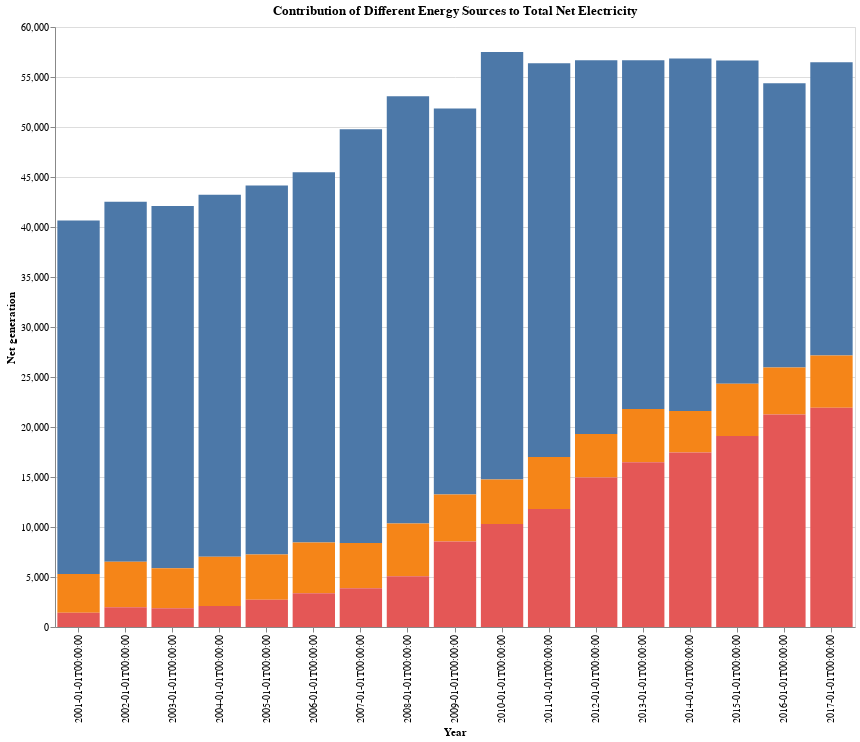

Source (notebook cell):
### Code cell
chart_data_iowa_electricity = alt.Chart(data_iowa_electricity).mark_bar().encode(
    x=alt.X('year:O', title="Year"),  # use temporal type
    y=alt.Y('net_generation:Q', title="Net generation"),
    color=alt.Color('source:N', legend=None),  # fixed syntax
    tooltip=[
        alt.Tooltip('source:N', title='Source'),
        alt.Tooltip('net_generation:Q', title='Net generation')
    ]
).properties(
    title='Contribution of Different Energy Sources to Total Net Electricity',
    width=800,
    height=600
)

chart_data_iowa_electricity

### Figure 1 — Vega-Lite specification as saved in the notebook (floating-point values rounded to 4 significant figures)
{"config": {"view": {"continuousWidth": 300, "continuousHeight": 300}}, "data": {"name": "data-7fb5cba8489b31900f8ac51a35bf2f48"}, "mark": {"type": "bar"}, "encoding": {"color": {"field": "source", "legend": null, "type": "nominal"}, "tooltip": [{"field": "source", "title": "Source", "type": "nominal"}, {"field": "net_generation", "title": "Net generation", "type": "quantitative"}], "x": {"field": "year", "title": "Year", "type": "ordinal"}, "y": {"field": "net_generation", "title": "Net generation", "type": "quantitative"}}, "height": 600, "title": "Contribution of Different Energy Sources to Total Net Electricity", "width": 800, "$schema": "https://vega.github.io/schema/vega-lite/v5.20.1.json", "datasets": {"data-7fb5cba8489b31900f8ac51a35bf2f48": [{"year": "2001-01-01T00:00:00", "source": "Fossil Fuels", "net_generation": 35361}, {"year": "2002-01-01T00:00:00", "source": "Fossil Fuels", "net_generation": 35991}, {"year": "2003-01-01T00:00:00", "source": "Fossil Fuels", "net_generation": 36234}, {"year": "2004-01-01T00:00:00", "source": "Fossil Fuels", "net_generation": 36205}, {"year": "2005-01-01T00:00:00", "source": "Fossil Fuels", "net_generation": 36883}, {"year": "2006-01-01T00:00:00", "source": "Fossil Fuels", "net_generation": 37014}, {"year": "2007-01-01T00:00:00", "source": "Fossil Fuels", "net_generation": 41389}, {"year": "2008-01-01T00:00:00", "source": "Fossil Fuels", "net_generation": 42734}, {"year": "2009-01-01T00:00:00", "source": "Fossil Fuels", "net_generation": 38620}, {"year": "2010-01-01T00:00:00", "source": "Fossil Fuels", "net_generation": 42750}, {"year": "2011-01-01T00:00:00", "source": "Fossil Fuels", "net_generation": 39361}, {"year": "2012-01-01T00:00:00", "source": "Fossil Fuels", "net_generation": 37379}, {"year": "2013-01-01T00:00:00", "source": "Fossil Fuels", "net_generation": 34873}, {"year": "2014-01-01T00:00:00", "source": "Fossil Fuels", "net_generation": 35250}, {"year": "2015-01-01T00:00:00", "source": "Fossil Fuels", "net_generation": 32319}, {"year": "2016-01-01T00:00:00", "source": "Fossil Fuels", "net_generation": 28437}, {"year": "2017-01-01T00:00:00", "source": "Fossil Fuels", "net_generation": 29329}, {"year": "2001-01-01T00:00:00", "source": "Nuclear Energy", "net_generation": 3853}, {"year": "2002-01-01T00:00:00", "source": "Nuclear Energy", "net_generation": 4574}, {"year": "2003-01-01T00:00:00", "source": "Nuclear Energy", "net_generation": 3988}, {"year": "2004-01-01T00:00:00", "source": "Nuclear Energy", "net_generation": 4929}, {"year": "2005-01-01T00:00:00", "source": "Nuclear Energy", "net_generation": 4538}, {"year": "2006-01-01T00:00:00", "source": "Nuclear Energy", "net_generation": 5095}, {"year": "2007-01-01T00:00:00", "source": "Nuclear Energy", "net_generation": 4519}, {"year": "2008-01-01T00:00:00", "source": "Nuclear Energy", "net_generation": 5282}, {"year": "2009-01-01T00:00:00", "source": "Nuclear Energy", "net_generation": 4679}, {"year": "2010-01-01T00:00:00", "source": "Nuclear Energy", "net_generation": 4451}, {"year": "2011-01-01T00:00:00", "source": "Nuclear Energy", "net_generation": 5215}, {"year": "2012-01-01T00:00:00", "source": "Nuclear Energy", "net_generation": 4347}, {"year": "2013-01-01T00:00:00", "source": "Nuclear Energy", "net_generation": 5321}, {"year": "2014-01-01T00:00:00", "source": "Nuclear Energy", "net_generation": 4152}, {"year": "2015-01-01T00:00:00", "source": "Nuclear Energy", "net_generation": 5243}, {"year": "2016-01-01T00:00:00", "source": "Nuclear Energy", "net_generation": 4703}, {"year": "2017-01-01T00:00:00", "source": "Nuclear Energy", "net_generation": 5214}, {"year": "2001-01-01T00:00:00", "source": "Renewables", "net_generation": 1437}, {"year": "2002-01-01T00:00:00", "source": "Renewables", "net_generation": 1963}, {"year": "2003-01-01T00:00:00", "source": "Renewables", "net_generation": 1885}, {"year": "2004-01-01T00:00:00", "source": "Renewables", "net_generation": 2102}, {"year": "2005-01-01T00:00:00", "source": "Renewables", "net_generation": 2724}, {"year": "2006-01-01T00:00:00", "source": "Renewables", "net_generation": 3364}, {"year": "2007-01-01T00:00:00", "source": "Renewables", "net_generation": 3870}, {"year": "2008-01-01T00:00:00", "source": "Renewables", "net_generation": 5070}, {"year": "2009-01-01T00:00:00", "source": "Renewables", "net_generation": 8560}, {"year": "2010-01-01T00:00:00", "source": "Renewables", "net_generation": 10308}, {"year": "2011-01-01T00:00:00", "source": "Renewables", "net_generation": 11795}, {"year": "2012-01-01T00:00:00", "source": "Renewables", "net_generation": 14949}, {"year": "2013-01-01T00:00:00", "source": "Renewables", "net_generation": 16476}, {"year": "2014-01-01T00:00:00", "source": "Renewables", "net_generation": 17452}, {"year": "2015-01-01T00:00:00", "source": "Renewables", "net_generation": 19091}, {"year": "2016-01-01T00:00:00", "source": "Renewables", "net_generation": 21241}, {"year": "2017-01-01T00:00:00", "source": "Renewables", "net_generation": 21933}]}}
